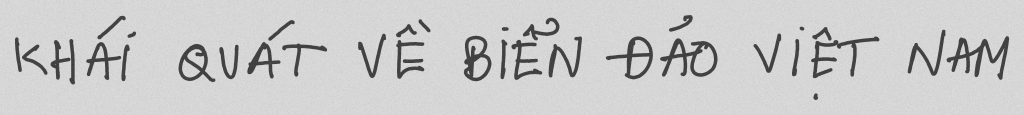
#> input picture VietHandOCR_API_Release/test.jpg, 2048 x 230 px (shown at 1/2 size); its folder holds only this picture in this run
$ python -i image_modes.py   (imports and definitions only)
#> lines starting #> are read from the running program, lines starting #| are printed output that depends on the picture; after the words box and inside, x2 and y2 are one past the last pixel; in counts of white or black regions, pixels touching at a corner belong together
#> further down, picture is the input picture: PIL image 2048x230 L; min 47, max 234, mean 202.3
"""Optional document derivatives. The source JPEG is never overwritten."""
from PIL import Image, ImageOps, ImageFilter, ImageChops


def black_white(image: Image.Image) -> Image.Image:
    # Local luminance threshold tolerates uneven light better than a single
    # global cutoff. Keep resolution and accent strokes; don't sharpen noise.
    gray = ImageOps.grayscale(image)
    background = gray.filter(ImageFilter.BoxBlur(15))
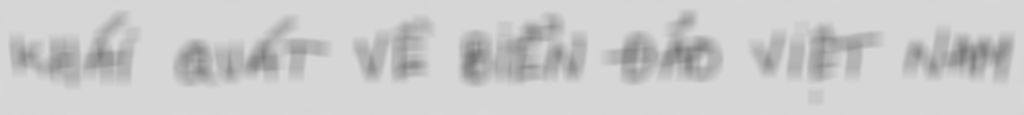
#> background: PIL image 2048x230 L (shown at 1/2 size); min 116, max 216, mean 202.3
    difference = ImageChops.subtract(gray, background, offset=128)
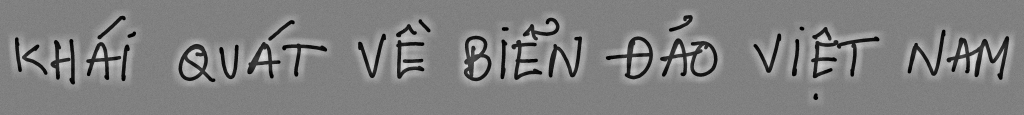
#> difference: PIL image 2048x230 L (shown at 1/2 size); min 0, max 231, mean 128
    return difference.point(lambda value: 0 if value < 120 else 255).convert('RGB')
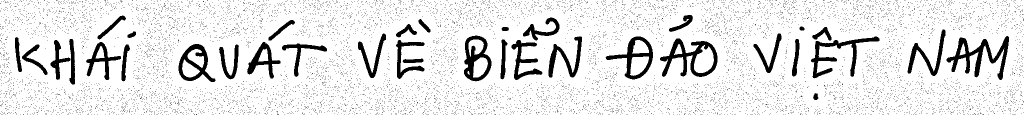
#> returned value: PIL image 2048x230 RGB (shown at 1/2 size); 89.3% white; 10087 black regions (10052 under 20 px), largest, box (x1, y1, x2, y2) and area: (1893, 72, 2018, 160) 3412, (1320, 77, 1435, 154) 3096, (1622, 73, 1759, 157) 2596

>>> from PIL import Image
>>> picture = Image.open('../test.jpg')
>>> result = black_white(picture)
